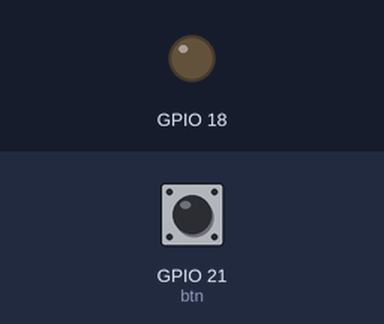
Simulated run of this program. Board: Raspberry Pi (BCM pin numbers). Shown: output pins drawn as LEDs (lit = HIGH). The test bench sets the inputs (shaded band); at power-on: GPIO 21 (btn) LOW.

Above: at 1.2 s.
1.3 s: GPIO 21 (btn) pulled HIGH for 0.15 s
At 2.1 s:
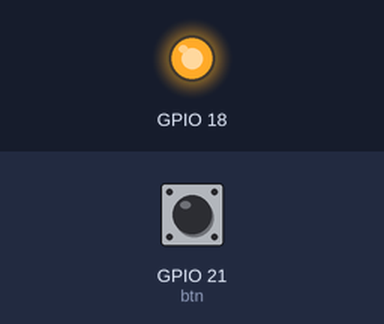
2.9 s: GPIO 21 (btn) pulled HIGH for 1 s
At 3.3 s:
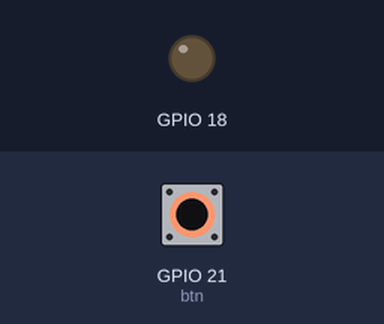
5.4 s: GPIO 21 (btn) pulled HIGH for 3.2 s
At 6.4 s:
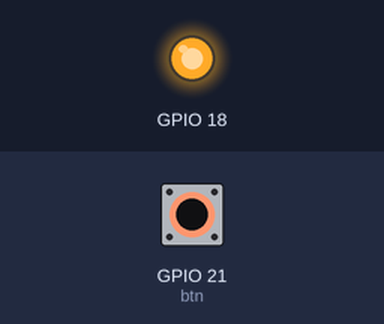
Timing chart, 0 to 8.4 s (numbered marks = the images above; inputs shaded):
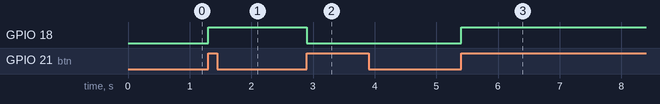

The program:

ex03_onoff.py
```python
# 한번 누르면 켜지고 다시 한번 더 누르면 꺼지는 led만들기
# 기존 코드 활용
import RPi.GPIO as gp

gp.setmode(gp.BCM)
gp.setup(21,gp.IN)
gp.setup(18,gp.OUT)

check=True
cnt=0
try:
    while True:
        btn=gp.input(21)

        if btn==1:
            if check== True:
                cnt+=1
                check=False

        else:
            check=True
            gp.output(18,cnt%2)
        if cnt%2==1:
            gp.output(18,1)
        else :
            gp.output(18,0)


except KeyboardInterrupt:
    gp.cleanup()
```

Measured:
- after the input at 1.3 s, GPIO 18: LOW → HIGH at once
- after the input at 2.9 s, GPIO 18: HIGH → LOW at once
- after the input at 5.4 s, GPIO 18: LOW → HIGH at once
